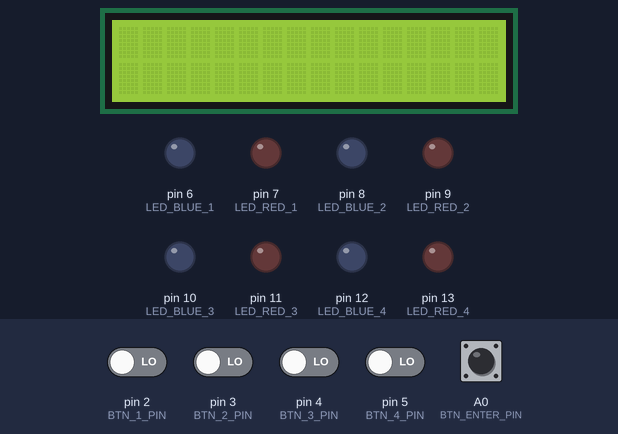
Recording of a sketch running on a simulated Arduino Uno, built with avr-gcc and run on an emulated ATmega328P. On the bench: 16×2 character LCD, output pins drawn as LEDs (lit = HIGH). Inputs (shaded band) come from the test bench; at power-on: A0 (BTN_ENTER_PIN) HIGH, pin 2 (BTN_1_PIN), pin 3 (BTN_2_PIN), pin 4 (BTN_3_PIN), pin 5 (BTN_4_PIN) LOW. Random numbers use the default seed unless the sketch sets one.

Above: at 1.2 s.
1.3 s: A0 (BTN_ENTER_PIN) pulled LOW for 0.4 s
At 1.65 s:
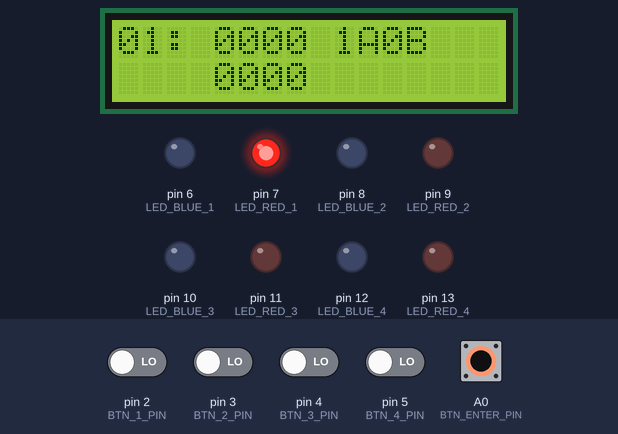
At 2.7 s:
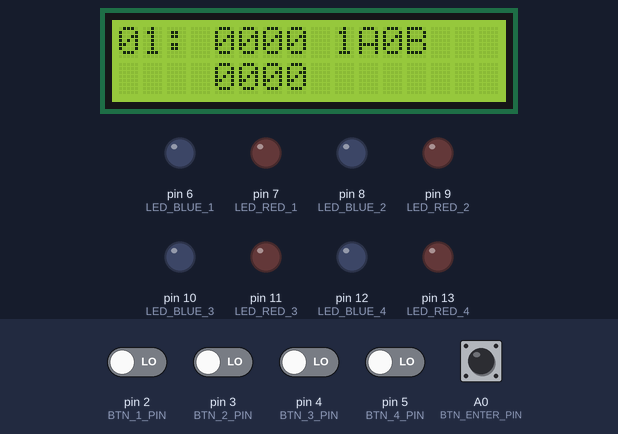
4.7 s: A0 (BTN_ENTER_PIN) pulled LOW for 1 s
At 5.23 s:
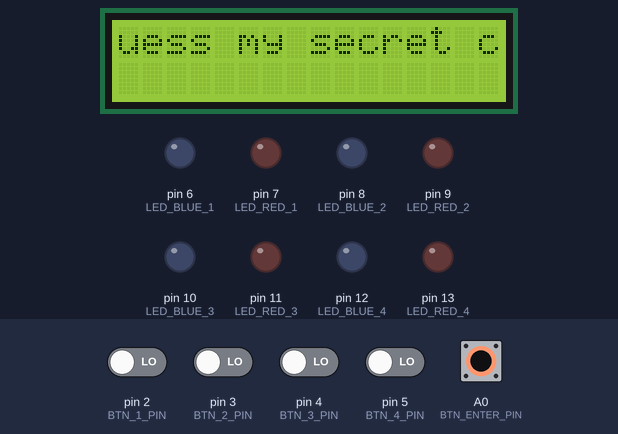
At 5.62 s:
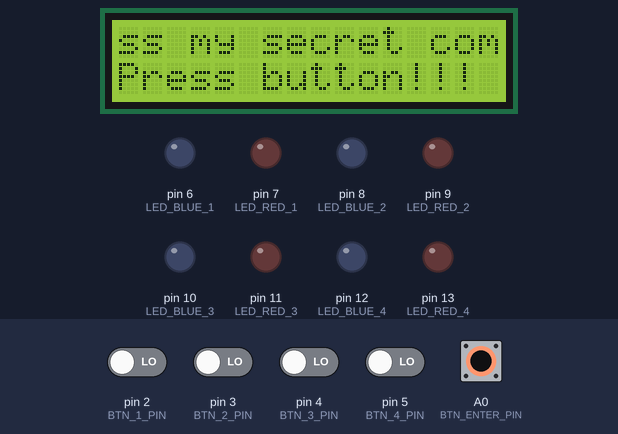
7.3 s: pin 2 (BTN_1_PIN) driven HIGH and pin 3 (BTN_2_PIN) driven HIGH and pin 4 (BTN_3_PIN) driven HIGH and pin 5 (BTN_4_PIN) driven HIGH and A0 (BTN_ENTER_PIN) driven LOW
10.3 s: pin 2 (BTN_1_PIN) driven LOW
11.8 s: pin 2 (BTN_1_PIN) driven HIGH
14.8 s: pin 3 (BTN_2_PIN) driven LOW
Timing chart, 0 to 17.5 s (numbered marks = the images above; inputs shaded):
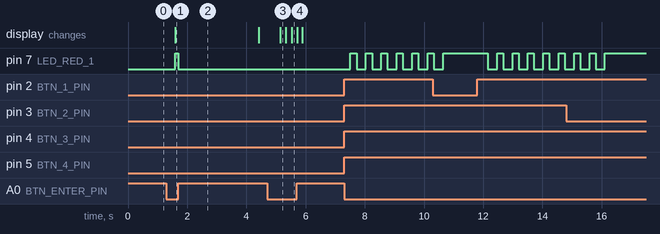

Measured:
- after the input at 1.3 s, pin 7 (LED_RED_1): LOW → HIGH after 0.29 s, → LOW 0.11 s later; the display: changes after 0.29 s (image 1)
- after the input at 4.7 s, the display: changes after 0.44 s (image 3)
- after the input at 7.3 s, pin 7 (LED_RED_1): alternates HIGH for 0.20 s and LOW for 0.32 s, starting after 0.22 s
- after the input at 11.8 s, pin 7 (LED_RED_1): alternates HIGH for 0.20 s and LOW for 0.32 s, starting after 0.35 s

The sketch:

ps6.ino
```cpp
#include <Wire.h>
#include <LiquidCrystal_I2C.h>
#include <stdlib.h>
#include <stdio.h>
#include <stdbool.h>
#include <string.h>
#include <ctype.h>
#include <time.h>
#define BTN_1_PIN       2
#define BTN_2_PIN       3
#define BTN_3_PIN       4
#define BTN_4_PIN       5
#define BTN_ENTER_PIN   A0

#define LED_BLUE_1      6
#define LED_RED_1       7
#define LED_BLUE_2      8
#define LED_RED_2       9
#define LED_BLUE_3      10
#define LED_RED_3       11
#define LED_BLUE_4      12
#define LED_RED_4       13

LiquidCrystal_I2C lcd(0x27, 16, 2);

void lcd_init(){
    lcd.begin();
    lcd.backlight();
}

void lcd_clear(){
    lcd.clear();
}


void lcd_set_cursor(int y, int x){
lcd.setCursor(x,y);
}


void lcd_print(char* text){
    lcd.print(text);
}


void lcd_print_at(int y, int x, char* text){
    lcd_set_cursor(y, x);
    lcd_print(text);
}

char* generate_code(bool repeat, int length){
    if(length<1)
    return NULL;
    if(repeat==false && length>10)
    return NULL;

    char string[length];
    srand(time(0));
    if(repeat==false){
for (int i = 0; i < length; i++ )
  string[i] = i + 1;
int i = 0;

while ( i < length ) {
  char r = 0x30 | random()%10;
  int j;

  for ( j = 0; j < i; j++ ) {
    if ( string[j] == r )
      break;
  }

  if ( j == i )
    string[i++] = r;
}
}
else{
    for(int i=0;i<length;i++){
        string[i]= 0x30 | random()%10;
    }
}
char* ff=string;
    return ff;
}
void get_score(const char* secret, const char* guess, int* peg_a, int* peg_b){
  *peg_a=0;
  *peg_b=0;
  char* string=(char*)malloc(4*sizeof(char));
  for(int i=0;secret[i];i++){
     if(secret[i]!=guess[i]){
        string[i]='l';

      }
     else{
      string[i]=secret[i];
      *peg_a=*peg_a+1;

     }
  }
  for(int j=0;secret[j];j++){
    for(int q=0;guess[q];q++){
      if(secret[j]==guess[q] && string[j]=='l'){
        *peg_b=*peg_b+1;
        break;
      }
    }
  }
  free(string);
}

void turn_off_leds(){
  digitalWrite(LED_BLUE_1, LOW);
    digitalWrite(LED_BLUE_2, LOW);
    digitalWrite(LED_BLUE_3, LOW);
    digitalWrite(LED_BLUE_4, LOW);
    digitalWrite(LED_RED_1, LOW);
    digitalWrite(LED_RED_2, LOW);
    digitalWrite(LED_RED_3, LOW);
    digitalWrite(LED_RED_4, LOW);
}
void render_leds(const int peg_a, const int peg_b){
 if (peg_a==1)
  {
    digitalWrite(LED_RED_1, HIGH);
  }
  if (peg_a==2)
  {
    digitalWrite(LED_RED_1, HIGH);
    digitalWrite(LED_RED_2, HIGH);
  }
  if (peg_a==3)
  {
    digitalWrite(LED_RED_1, HIGH);
    digitalWrite(LED_RED_2, HIGH);
    digitalWrite(LED_RED_3, HIGH);
  }
  if (peg_a==4)
  {
    digitalWrite(LED_RED_1, HIGH);
    digitalWrite(LED_RED_2, HIGH);
    digitalWrite(LED_RED_3, HIGH);
    digitalWrite(LED_RED_4, HIGH);
  }

  if (peg_b==1)
  {
    digitalWrite(LED_BLUE_1, HIGH);
  }
  if (peg_b==2)
  {
    digitalWrite(LED_BLUE_1, HIGH);
    digitalWrite(LED_BLUE_2, HIGH);
  }
  if (peg_b==3)
  {
    digitalWrite(LED_BLUE_1, HIGH);
    digitalWrite(LED_BLUE_2, HIGH);
    digitalWrite(LED_BLUE_3, HIGH);
  }
  if (peg_b==4)
  {
    digitalWrite(LED_BLUE_1, HIGH);
    digitalWrite(LED_BLUE_2, HIGH);
    digitalWrite(LED_BLUE_3, HIGH);
    digitalWrite(LED_BLUE_4, HIGH);
  }
}
void win_leds(){
  digitalWrite(LED_BLUE_1, HIGH);
    digitalWrite(LED_BLUE_2, HIGH);
    digitalWrite(LED_BLUE_3, HIGH);
    digitalWrite(LED_BLUE_4, HIGH);
    digitalWrite(LED_RED_1, HIGH);
    digitalWrite(LED_RED_2, HIGH);
    digitalWrite(LED_RED_3, HIGH);
    digitalWrite(LED_RED_4, HIGH);
    delay(100);
    digitalWrite(LED_BLUE_1, LOW);
    digitalWrite(LED_BLUE_2, LOW);
    digitalWrite(LED_BLUE_3, LOW);
    digitalWrite(LED_BLUE_4, LOW);
    digitalWrite(LED_RED_1, LOW);
    digitalWrite(LED_RED_2, LOW);
    digitalWrite(LED_RED_3, LOW);
    digitalWrite(LED_RED_4, LOW);
    delay(100);
}
void lose_leds(){
  digitalWrite(LED_RED_1, HIGH);
    digitalWrite(LED_RED_2, HIGH);
    digitalWrite(LED_RED_3, HIGH);
    digitalWrite(LED_RED_4, HIGH);
}
void render_history(char* secret, char** history, const int entry_nr){
  int peg_a;
  int peg_b;
  char buffer[33];
  char buffer2[33];
  char A[]="A";
  char B[]="B";

  get_score(secret,&history[entry_nr][0],&peg_a,&peg_b);
   itoa (peg_a,buffer,10);
  itoa (peg_b,buffer2,10);
  lcd_print_at( 0, 4, history[entry_nr] );
  lcd_print_at( 0, 9, buffer );
  lcd_print_at( 0, 10, A );
  lcd_print_at( 0, 11, buffer2 );
  lcd_print_at( 0, 12, B );
  render_leds(peg_a, peg_b);

}
void play_game(char* secret){

  char pb[]="   Press button!!!";
 while(digitalRead(BTN_ENTER_PIN) == LOW) {
  char welcome[]="Welcome to MasterMind";
lcd_print_at( 0, 0, welcome);
  lcd.scrollDisplayLeft();
  delay(150);
  lcd_print_at( 1, 0, pb);
   }
 lcd_clear();
 delay(500);
while ( digitalRead(BTN_ENTER_PIN)==LOW){
  char yg[]="Guess my secret combination.";
  lcd_print_at( 0, 0, yg);
  lcd.scrollDisplayLeft();
  delay(150);
  lcd_print_at( 1, 0, pb);
  }
lcd_clear();
delay(500);
 char nums[]="0000";
while (digitalRead(BTN_ENTER_PIN)==LOW){
  char It[]="Guess a number!!";
  char yg[]="Your guess:";

  lcd_print_at( 0, 0, It );
  lcd_print_at( 1, 0, yg);
  lcd_print_at( 1, 11, nums);
  if(digitalRead(BTN_1_PIN)==HIGH){
    if(nums[0]==57)
    nums[0]=47;
  nums[0]=nums[0]+1;
  lcd_clear();
  delay(100);
  }
  if(digitalRead(BTN_2_PIN)==HIGH){
    if(nums[1]==57)
    nums[1]=47;
  nums[1]=nums[1]+1;
  lcd_clear();
  delay(100);
  }
  if(digitalRead(BTN_3_PIN)==HIGH){
    if(nums[2]==57)
    nums[2]=47;
  nums[2]=nums[2]+1;
  lcd_clear();
  delay(100);
  }
  if(digitalRead(BTN_4_PIN)==HIGH){
    if(nums[3]==57)
    nums[3]=47;
  nums[3]=nums[3]+1;
  lcd_clear();
  delay(100);
  }
  }
 lcd_clear();
  delay(500);

char** history;
 history=(char **)malloc(9*sizeof(char *));
history[0]=(char*)malloc(4*sizeof(char));
history[0];
history[1]=(char*)malloc(4*sizeof(char));
history[1];
history[2]=(char*)malloc(4*sizeof(char));
history[2];
history[3]=(char*)malloc(4*sizeof(char));
history[3];
history[4]=(char*)malloc(4*sizeof(char));
history[4];
history[5]=(char*)malloc(4*sizeof(char));
history[5];
history[6]=(char*)malloc(4*sizeof(char));
history[6];
history[7]=(char*)malloc(4*sizeof(char));
history[7];
history[8]=(char*)malloc(4*sizeof(char));
history[8];
history[0]=nums;


  char por[]="0";
  char por2[]=":";
  char buffer[33];
  int i=0;
  int buffers=1;
  int hist=0;
  int a=0;
  int b=0;
  int c=0;
  for( i=0;i<10;i++){

    if(i==0){
    int peg_f;
  int peg_g;
get_score(secret, history[0], &peg_f, &peg_g);
  if(peg_f==4){
      lcd_clear();
    while (digitalRead(BTN_ENTER_PIN)==LOW){
    char won[]="You win!!!!!";
    lcd_print_at( 1, 3, won);
    win_leds();

    }
    break;}
    }
    itoa (i,buffer,10);
    buffer[0]=buffer[0]+1;
    char numss[]="0000";
    int peg_a;
    int peg_b;


    while (digitalRead(BTN_ENTER_PIN)==LOW||a!=0){
    lcd_print_at( 0, 0,por );
    lcd_print_at( 0, 1,buffer );

    lcd_print_at( 0, 2,por2 );
    if(i==buffers)
   c=0;
    if(i-1==buffers)
   b=0;
    if(b==0){

    render_history(secret,history,i);}
    else
render_history(secret,history,i);
    if(hist==0){

    lcd_print_at( 1, 4, numss);}
    if(digitalRead(BTN_1_PIN)==HIGH && digitalRead(BTN_2_PIN)==HIGH&&i>0){
    if(a==0)
    buffers=i;

    hist=1;
    i--;
    i--;
    lcd_clear();
    a++;
    b++;
    c++;
    delay(200);
    break;
  }

if(digitalRead(BTN_1_PIN)==HIGH && digitalRead(BTN_3_PIN)==HIGH&&i!=buffers&&a!=0){
    if(i==buffers-1){
  hist=0;
    a=0;
    }

    lcd_clear();
    delay(200);
    break;


  }

  if(digitalRead(BTN_1_PIN)==HIGH){
    if(numss[0]==57)
    numss[0]=47;
  numss[0]=numss[0]+1;
  lcd_clear();
  delay(100);
  }
  if(digitalRead(BTN_2_PIN)==HIGH){
    if(numss[1]==57)
    numss[1]=47;
  numss[1]=numss[1]+1;
  lcd_clear();
  delay(100);
  }
  if(digitalRead(BTN_3_PIN)==HIGH){
    if(numss[2]==57)
    numss[2]=47;
  numss[2]=numss[2]+1;
  lcd_clear();
  delay(100);
  }
  if(digitalRead(BTN_4_PIN)==HIGH){
    if(numss[3]==57)
    numss[3]=47;
  numss[3]=numss[3]+1;
  lcd_clear();
  delay(100);
  }

    }
    if(c==0)
    strcpy(history[i+1],numss);
    turn_off_leds();
    get_score(secret, history[i+1], &peg_a, &peg_b);
    delay(300);
    if(peg_a==4){
      lcd_clear();
    while (digitalRead(BTN_ENTER_PIN)==LOW){
    char won[]="You win!!!!!";
    lcd_print_at( 1, 3, won);
    win_leds();

    }
    break;}
    if(i==8){
      lcd_clear();
    while (digitalRead(BTN_ENTER_PIN)==LOW){
    char lose[]="You loseeer!!!!!";
    lcd_print_at( 1, 2, lose);
    lose_leds();
    }
    break;
    }
  }
    turn_off_leds();
    delay(200);
  }

void setup()
{
   pinMode(BTN_1_PIN, INPUT);
   pinMode(BTN_2_PIN, INPUT);
   pinMode(BTN_3_PIN, INPUT);
   pinMode(BTN_4_PIN, INPUT);
   pinMode(BTN_ENTER_PIN, INPUT);
   pinMode(LED_BLUE_1 , OUTPUT);
   pinMode(LED_BLUE_2 , OUTPUT);
   pinMode(LED_BLUE_3 , OUTPUT);
   pinMode(LED_BLUE_4 , OUTPUT);
   pinMode(LED_RED_1 , OUTPUT);
   pinMode(LED_RED_2 , OUTPUT);
   pinMode(LED_RED_3 , OUTPUT);
   pinMode(LED_RED_4 , OUTPUT);
  lcd_init();


}
void loop(){
    char* code = generate_code(false, 4);
    play_game(code);
    free(code);
}
```

lcd_wrapper.cpp
```cpp
#include <LiquidCrystal_I2C.h>
#include <Arduino.h>

#include "lcd_wrapper.h"
LiquidCrystal_I2C lcd(0x27, 16, 2);

void lcd_init(){
    lcd.begin();
    lcd.backlight();
}

void lcd_clear(){
    lcd.clear();
}


void lcd_set_cursor(int y, int x){
lcd.setCursor(x,y);
}


void lcd_print(char* text){
    lcd.print(text);
}


void lcd_print_at(int y, int x, char* text){
    lcd_set_cursor(y, x);
    lcd_print(text);
}
```

lcd_wrapper.h
```cpp
#ifndef _LCD_H
#define _LCD_H

/**
 * Initialize LCD
 *
 * Everything you need to initialize your LCD display, place here.
 * This function should be called in function setup().
 */
void lcd_init();


/**
 * Clears the LCD display
 *
 * Clears content of the LCD display. After the call is display empty.
 */
void lcd_clear();


/**
 * Set cursor to given posititon
 *
 * Sets cursor to given position based on y and x coordinates.
 * @param y the row
 * @param x the column
 */
void lcd_set_cursor(int y, int x);


/**
 * Print text on LCD display
 *
 * Prints the givent text on the display on the current
 * cursor position.
 * @param text the text to print
 */
void lcd_print(char* text);


/**
 * Set cursor to given positition and print text
 *
 * Sets the cursor to given position based on y and x coorindates
 * and then prints the given text.
 * @param y the row
 * @param x the column
 * @param text the text to print
 */
void lcd_print_at(int y, int x, char* text);

#endif
```
